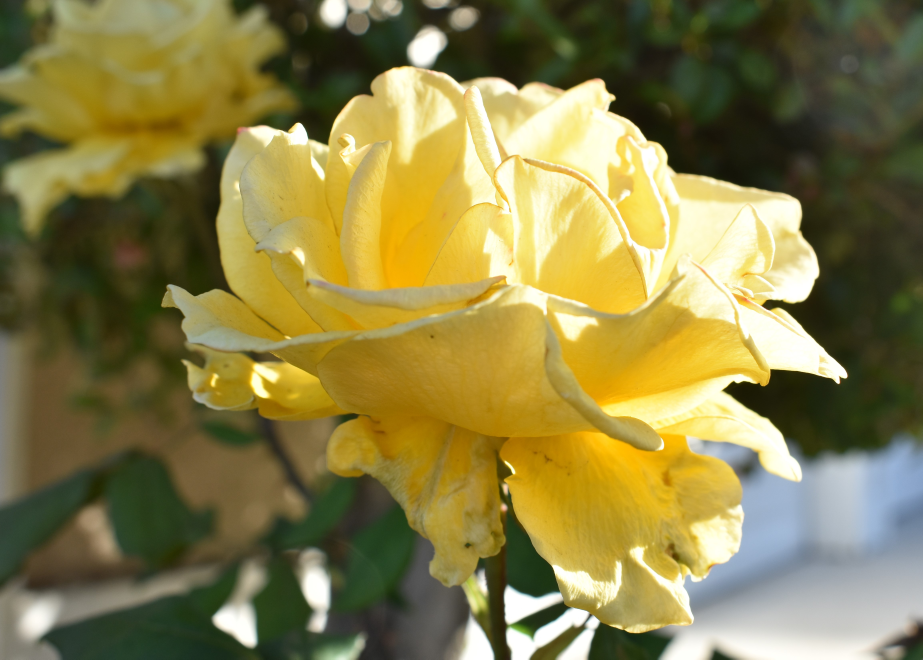
#> input picture images/opencv_flowers/rose_1.JPG, 4614 x 3296 px (shown at 1/5 size); its folder holds only this picture in this run
$ python create_images.py
#> lines starting #> are read from the running program, lines starting #| are printed output that depends on the picture
import os
import numpy as np
import random
import cv2

folder0 = '../images/opencv_flowers'


def load_images(folder):
    images = []
    for filename in os.listdir(folder):
        img = cv2.imread(os.path.join(folder, filename))
        if img is not None:
            images.append(img)
    return images


def create_new_images():
    project_images = load_images(folder0)
#> in load_images, img is the input picture: shape (3296, 4614, 3); mean B, G, R 72.9, 127.2, 136.5
#> project_images = 1 item
    resized_images = []
    rotflip_images = []
    final_images = []

    for image in project_images:
        new_image = cv2.resize(image, (500, 500))
        resized_images.append(new_image)
#> this loop made 1 pass
#> pass 1, in create_new_images, `new_image = cv2.resize(image, (500, 500))`:
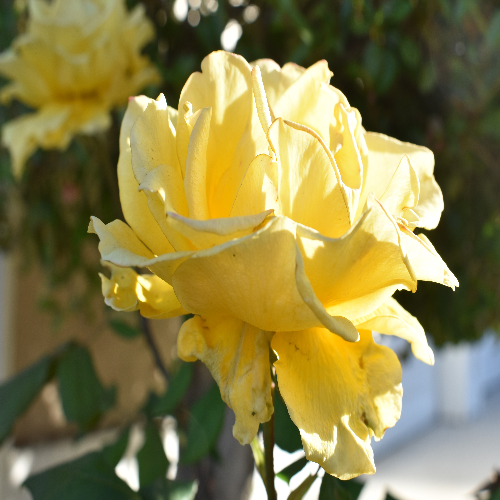
#> new_image: shape (500, 500, 3); mean B, G, R 72.8, 127.1, 136.4
#> after the loop, resized_images = 1 item

    for index, image in enumerate(resized_images):
        if index % 2 == 0:
            rot_image = cv2.rotate(image, cv2.cv2.ROTATE_180)
            if index % 4 == 0:
                new_image = cv2.flip(rot_image, 1)
            else:
                new_image = rot_image
            rotflip_images.append(new_image)
        else:
            rot_image = cv2.rotate(image, cv2.cv2.ROTATE_90_CLOCKWISE)
            if index % 3 == 0:
                new_image = cv2.flip(rot_image, -1)
            else:
                new_image = rot_image
            rotflip_images.append(new_image)
#> this loop made 1 pass
#> pass 1, in create_new_images, `rot_image = cv2.rotate(image, cv2.cv2.ROTATE_180)`:
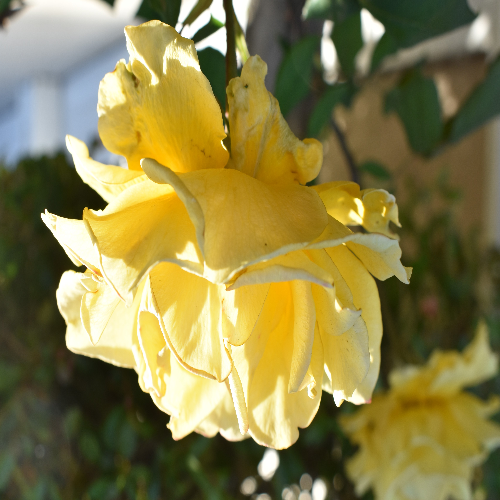
#> rot_image: shape (500, 500, 3); mean B, G, R 72.8, 127.1, 136.4
#> pass 1, in create_new_images, `new_image = cv2.flip(rot_image, 1)`:
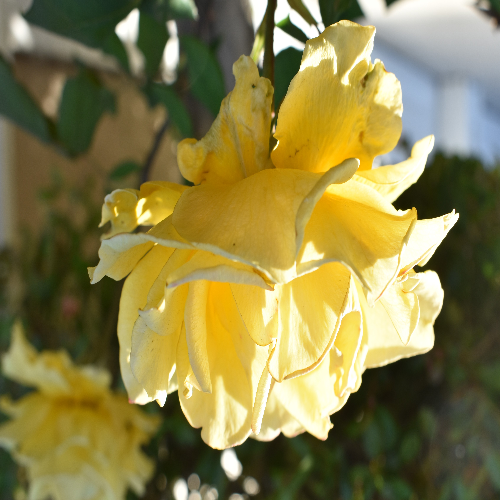
#> new_image: shape (500, 500, 3); mean B, G, R 72.8, 127.1, 136.4
#> after the loop, rotflip_images = 1 item

    for image in rotflip_images:
        blanks = np.zeros(image.shape[:2], dtype='uint8')
        blur_img = cv2.GaussianBlur(image, (3, 3), cv2.BORDER_DEFAULT)
        b, g, r = cv2.split(blur_img)
        # colors = ['b', 'g', 'r']
        # color = random.choice(colors) we originally had randomized color channels for final images.

        color_merge = cv2.merge([b, blanks, blanks])
        final_images.append(color_merge)
#> this loop made 1 pass
#> pass 1, in create_new_images, `b, g, r = cv2.split(blur_img)`:
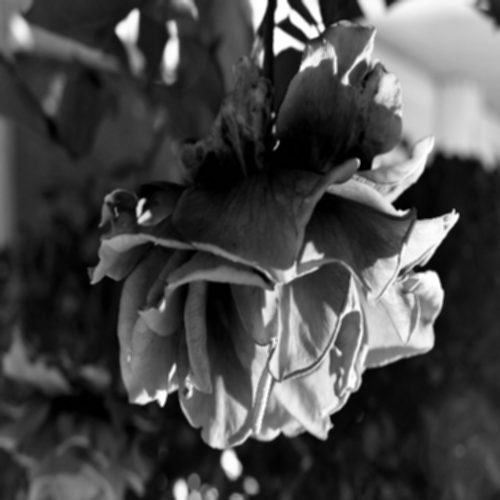
#> b: shape (500, 500); min 0, max 255, mean 72.8
#> pass 1, in create_new_images, `b, g, r = cv2.split(blur_img)`:
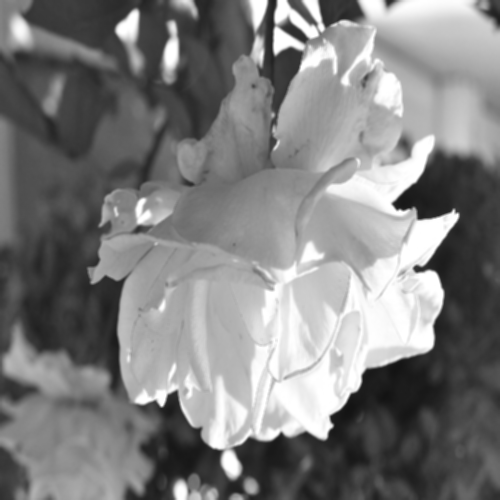
#> g: shape (500, 500); min 19, max 255, mean 127.1
#> pass 1, in create_new_images, `b, g, r = cv2.split(blur_img)`:
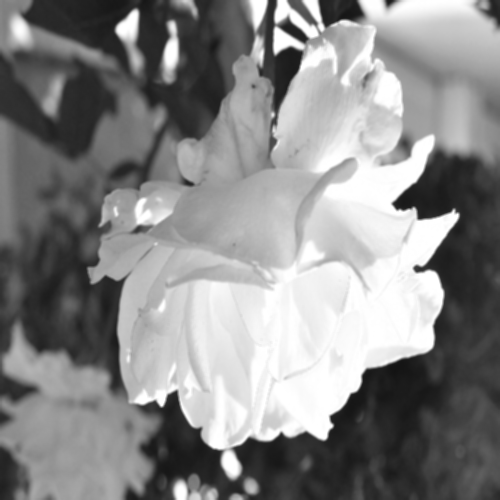
#> r: shape (500, 500); min 19, max 255, mean 136.4
#> after the loop, final_images = 1 item

    return final_images


def show_save_images(images):
    # path = '../images/altered_flowers/alt_red'
    path = '../images/altered_flowers/alt_blue'
    # path = '../images/altered_flowers/alt_purple'
    i = 0

    for img in images:
        # show the image
        window = 'Image ' + str(i)
        cv2.imshow(window, img)
        cv2.waitKey(0)
        i += 1

        # save the image
        cv2.imwrite(os.path.join(path, window + '.jpg'), img)


if __name__ == '__main__':
    final_works = create_new_images()
#> final_works = 1 item
    show_save_images(final_works)
#> the loop in show_save_images, `for img in images:` made 1 pass
#> (window, i) on pass 1: ('Image 0', 1)
#> pass 1, in show_save_images, `cv2.imshow(window, img)`:
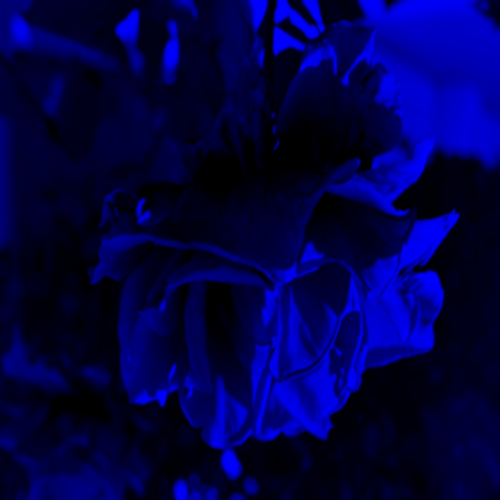
#> window 'Image 0': shape (500, 500, 3); mean B, G, R 72.8, 0, 0
#> after the loop in show_save_images, `for img in images:`: i = 1

$ run again, on images/opencv_flowers/rose_5.JPG
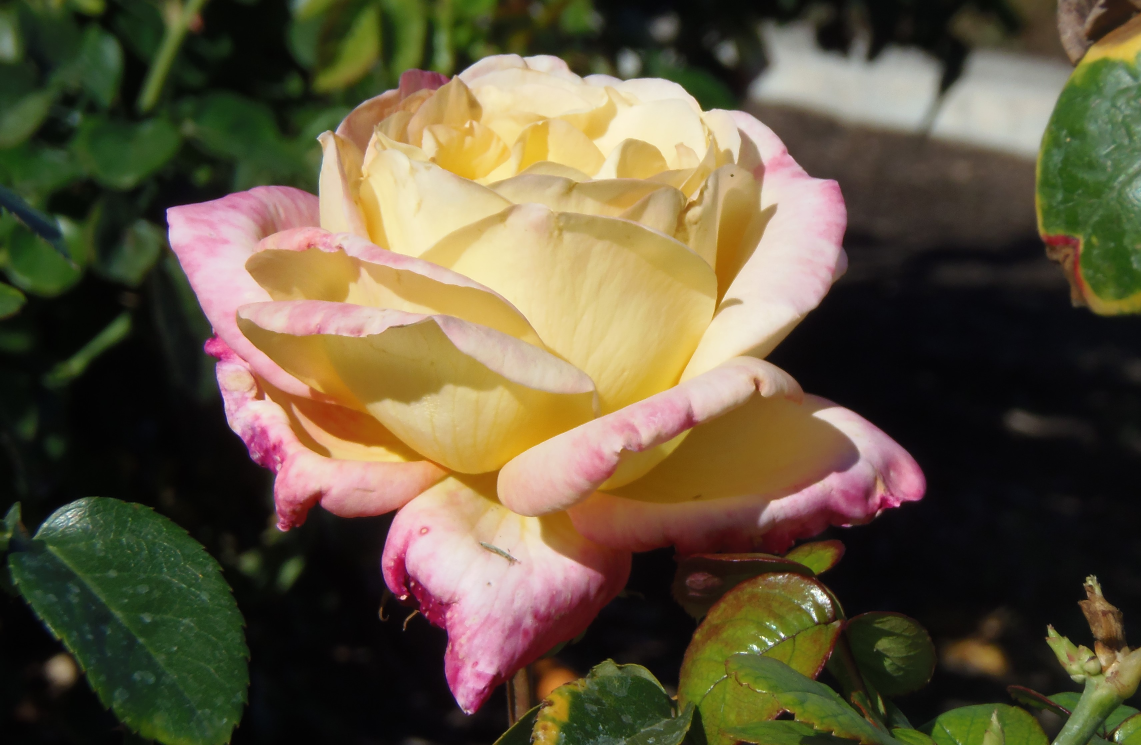
#> input picture images/opencv_flowers/rose_5.JPG, 3423 x 2235 px (shown at 1/3 size)
#> in load_images, img is the input picture: shape (2235, 3423, 3); mean B, G, R 62, 86.4, 97
#> project_images = 1 item
#> the loop in create_new_images, `for image in project_images:` made 1 pass
#> the loop in create_new_images, `for index, image in enumerate(resized_images):` made 1 pass
#> the loop in create_new_images, `for image in rotflip_images:` made 1 pass
#> pass 1, in create_new_images, `b, g, r = cv2.split(blur_img)`:
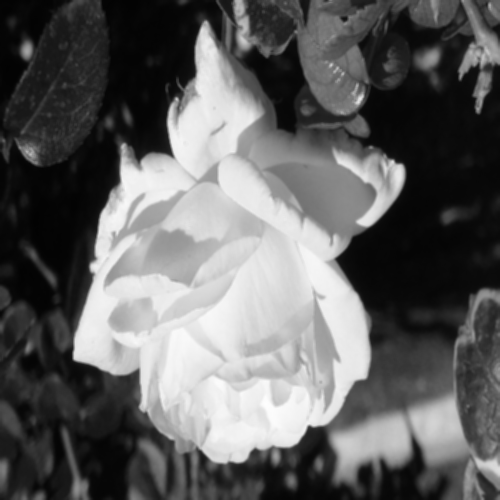
#> r: shape (500, 500); min 2, max 254, mean 96.9
#> the loop in show_save_images, `for img in images:` made 1 pass
#> (window, i) on pass 1: ('Image 0', 1)
#> pass 1, in show_save_images, `cv2.imshow(window, img)`:
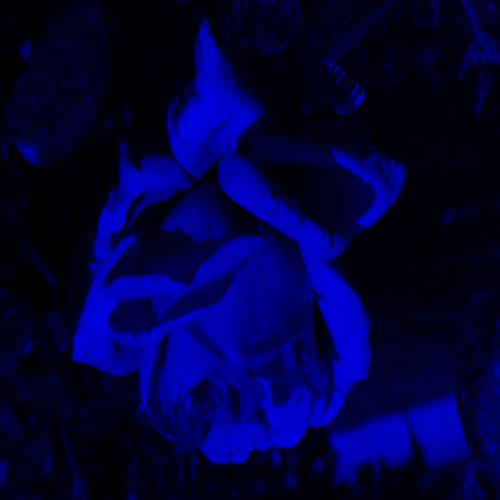
#> window 'Image 0': shape (500, 500, 3); mean B, G, R 61.9, 0, 0
#> after the loop in show_save_images, `for img in images:`: i = 1

$ run again, on images/opencv_flowers/rose_6.JPG
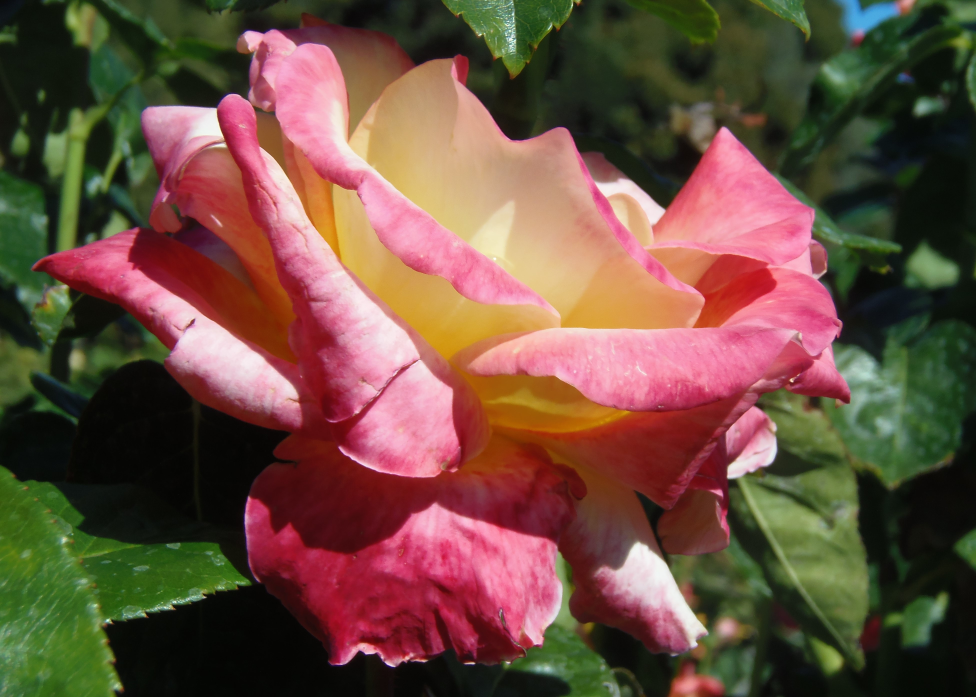
#> input picture images/opencv_flowers/rose_6.JPG, 3904 x 2788 px (shown at 1/4 size)
#> in load_images, img is the input picture: shape (2788, 3904, 3); mean B, G, R 64, 78.5, 108.1
#> project_images = 1 item
#> the loop in create_new_images, `for image in project_images:` made 1 pass
#> the loop in create_new_images, `for index, image in enumerate(resized_images):` made 1 pass
#> the loop in create_new_images, `for image in rotflip_images:` made 1 pass
#> pass 1, in create_new_images, `b, g, r = cv2.split(blur_img)`:
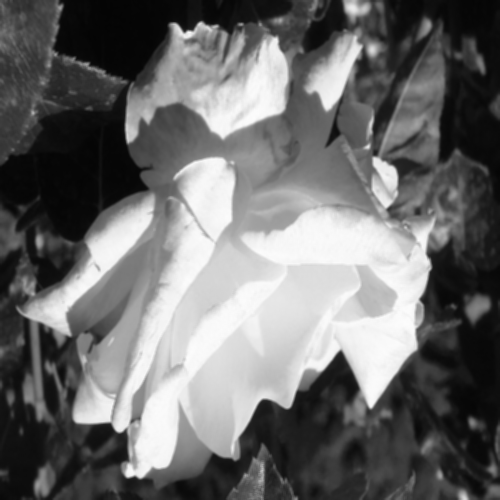
#> r: shape (500, 500); min 4, max 252, mean 108
#> the loop in show_save_images, `for img in images:` made 1 pass
#> (window, i) on pass 1: ('Image 0', 1)
#> pass 1, in show_save_images, `cv2.imshow(window, img)`:
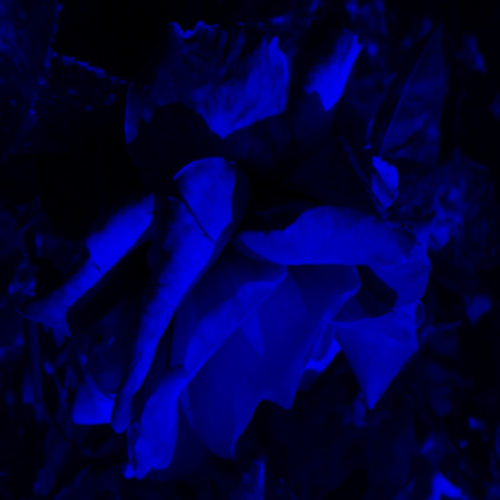
#> window 'Image 0': shape (500, 500, 3); mean B, G, R 63.9, 0, 0
#> after the loop in show_save_images, `for img in images:`: i = 1

$ run again, on images/opencv_flowers/rose_7.JPG
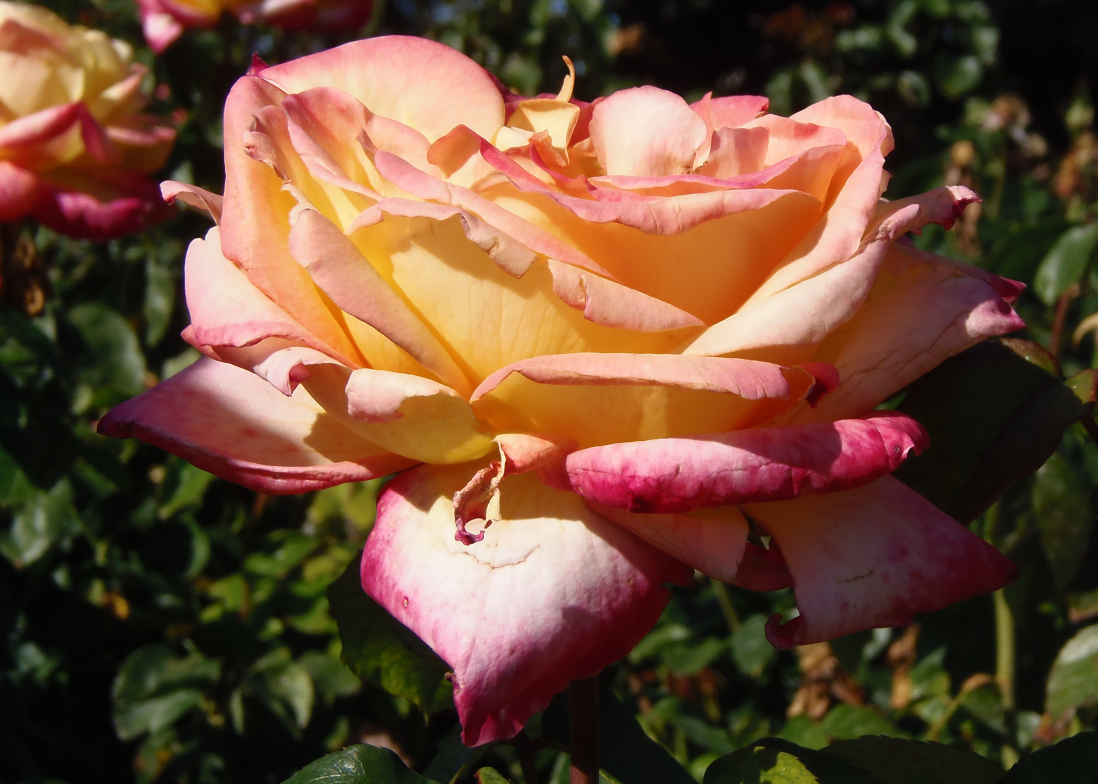
#> input picture images/opencv_flowers/rose_7.JPG, 3293 x 2352 px (shown at 1/3 size)
#> in load_images, img is the input picture: shape (2352, 3293, 3); mean B, G, R 54.2, 75.5, 109.1
#> project_images = 1 item
#> the loop in create_new_images, `for image in project_images:` made 1 pass
#> the loop in create_new_images, `for index, image in enumerate(resized_images):` made 1 pass
#> the loop in create_new_images, `for image in rotflip_images:` made 1 pass
#> the loop in show_save_images, `for img in images:` made 1 pass
#> (window, i) on pass 1: ('Image 0', 1)
#> pass 1, in show_save_images, `cv2.imshow(window, img)`:
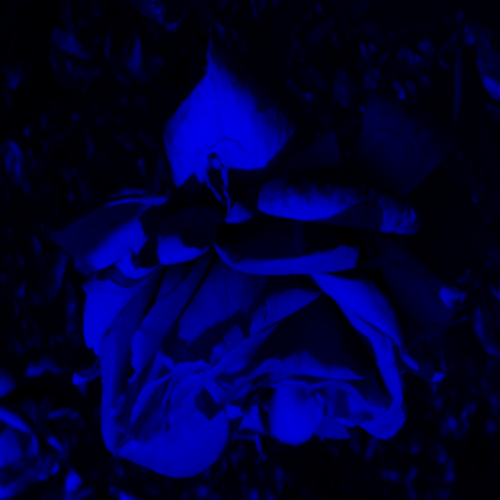
#> window 'Image 0': shape (500, 500, 3); mean B, G, R 54.1, 0, 0
#> after the loop in show_save_images, `for img in images:`: i = 1
